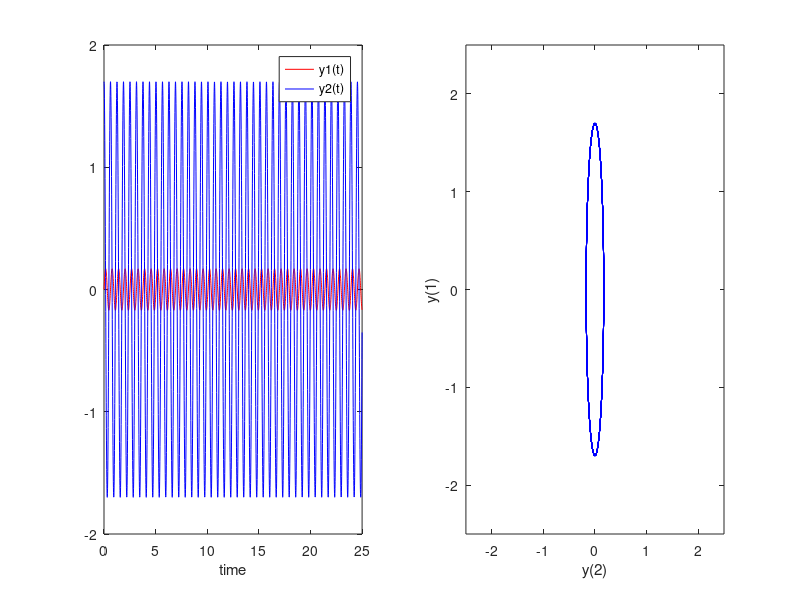

Write the MATLAB code that produced this figure.
% ode45 - Undamped Pendulum
% d^2theta/dt^2 = -omega^2sin(theta)

% Parameters
init = [0.0 1.0];
function dxdt = eqn(t,y);
   omega = 10;
   dxdt(1) = y(2);
   dxdt(2) = -omega.^2*sin(y(1));
end

% Time Span for the simulation
tspan = [0 25];

% ODE45 Function
% odeopt = odeset('RelTol', 0.00001, 'AbsTol', 0.00001, 'InitialStep',0.5,'MaxStep',0.5);
[t,y] = ode45(@(t,y) eqn(t,y), tspan, init);

% Visualization of the models
subplot(1,2,1);plot(t,y(:,1),'r-',t,y(:,2),'b-');xlabel('time'); legend('y1(t)','y2(t)');
subplot(1,2,2);plot(y(:,1),y(:,2),'b-'); axis([-2.5 2.5 -2.5 2.5]); xlabel('y(2)');ylabel('y(1)');

% Alternative 1
omega = 10;
tspan = [0.0 1.0];
odeFun = @(t,y)[y(2); -omega.^2*sin(y(1))];
odeopt = odeset('RelTol', 0.00001, 'AbsTol', 0.00001, 'InitialStep',0.5,'MaxStep',0.5);
[t,y] = ode45(odeFun,[0 25], tspan, odeopt);

% Visualization of the models
subplot(1,2,1);plot(t,y(:,1),'r-',t,y(:,2),'b-');xlabel('time'); legend('y1(t)','y2(t)');
subplot(1,2,2);plot(y(:,1),y(:,2),'b-'); axis([-2.5 2.5 -2.5 2.5]); xlabel('y(2)');ylabel('y(1)');

% Alternative 2
omega = 10;
dy_dt = @(t,y)[y(2);...
              -omega.^2*sin(y(1))];
odeopt = odeset('RelTol',0.00001,'AbsTol',0.00001,'InitialStep',0.5,'MaxStep',0.5);
[t,y] = ode45(dy_dt,[0 25],[0.0 1.7],odeopt);

% Visualization of the models
subplot(1,2,1);plot(t,y(:,1),'r-',t,y(:,2),'b-');xlabel('time'); legend('y1(t)','y2(t)');
subplot(1,2,2);plot(y(:,1),y(:,2),'b-'); axis([-2.5 2.5 -2.5 2.5]); xlabel('y(2)');ylabel('y(1)');
